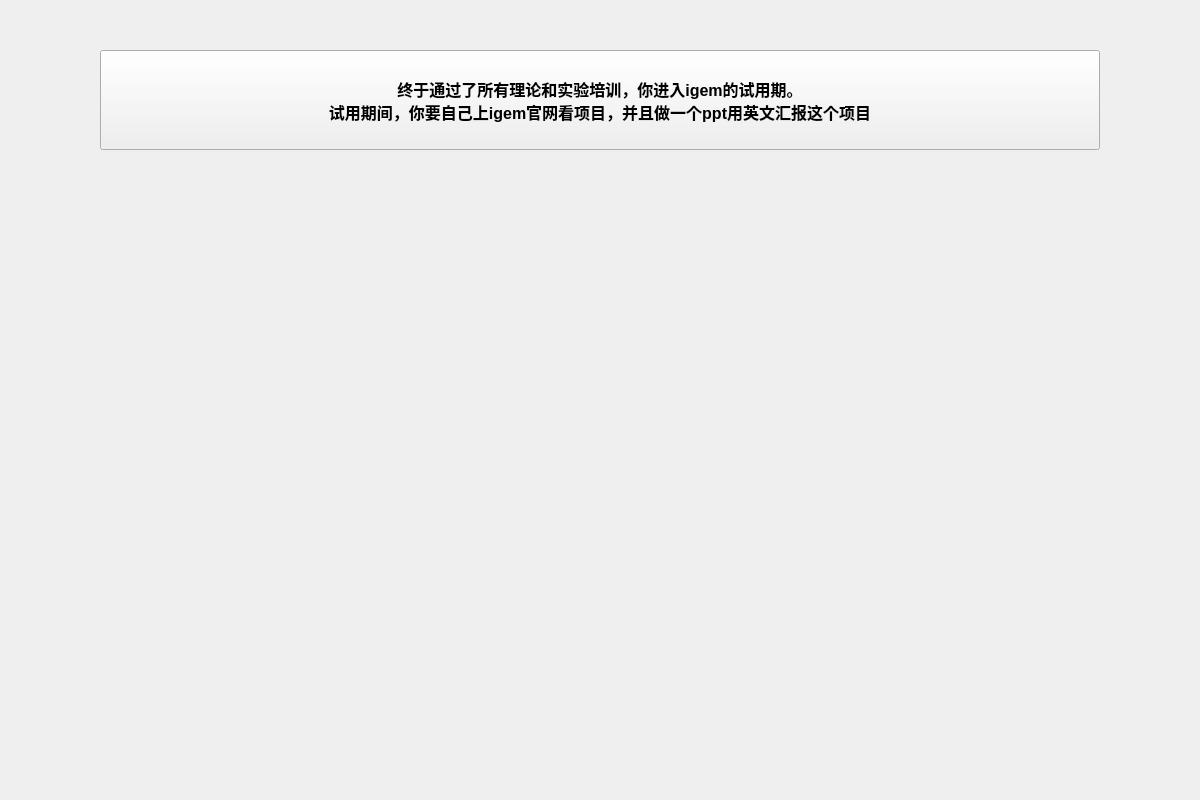
<?xml version="1.0" encoding="UTF-8"?>
<ui version="4.0">
 <class>PPT57</class>
 <widget class="QWidget" name="PPT57">
  <property name="geometry">
   <rect>
    <x>0</x>
    <y>0</y>
    <width>1200</width>
    <height>800</height>
   </rect>
  </property>
  <property name="windowTitle">
   <string>Form</string>
  </property>
  <widget class="QPushButton" name="pushButton">
   <property name="geometry">
    <rect>
     <x>100</x>
     <y>50</y>
     <width>1000</width>
     <height>100</height>
    </rect>
   </property>
   <property name="font">
    <font>
     <pointsize>12</pointsize>
     <weight>75</weight>
     <bold>true</bold>
    </font>
   </property>
   <property name="text">
    <string>终于通过了所有理论和实验培训，你进入igem的试用期。
试用期间，你要自己上igem官网看项目，并且做一个ppt用英文汇报这个项目</string>
   </property>
  </widget>
 </widget>
 <resources/>
 <connections/>
</ui>
